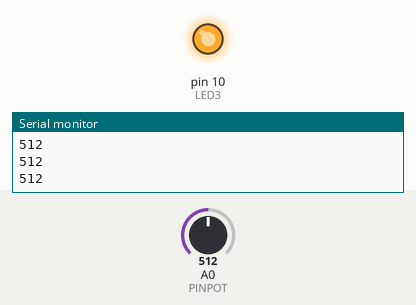
The sketch below on a simulated Arduino Uno, built with avr-gcc and run on an emulated ATmega328P. Shown: output pins drawn as LEDs (lit = HIGH), the last lines printed to the serial monitor. The inputs (shaded band) are chosen by the test bench; at power-on: A0 (PINPOT) = 512.

Above: at 1.2 s.
1.3 s: A0 (PINPOT) set to 716
At 1.9 s:
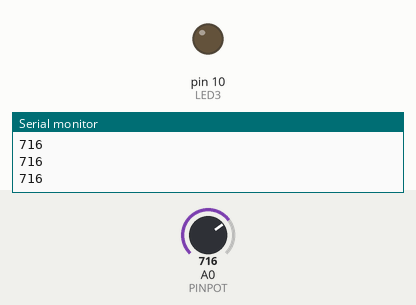
Timing chart, 0 to 4.3 s (numbered marks = the images above; inputs shaded):
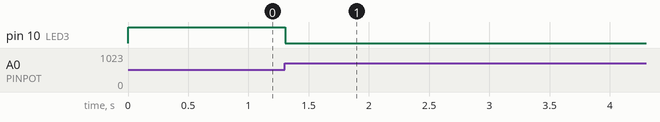

Measured:
- after the input at 1.3 s, pin 10 (LED3): HIGH → LOW at once

The sketch:

pot_high_led_centre.ino
```cpp
//this program will turn on an LED when the read value from the pot is 512
//initialize variables
const int LED3 = 10;
const int PINPOT = A0;
int potValue;

void setup() {
  Serial.begin(9600);
  pinMode (LED3, OUTPUT);
  pinMode(PINPOT, INPUT);
}

void loop() {
  //main code here
  potValue = analogRead(PINPOT);
  Serial.println(potValue);

  if (potValue == 512){  //if value is 512, turn on LED, otherwise turn it off
    digitalWrite(LED3, HIGH);
  }
    else
  {
    digitalWrite(LED3,LOW);
  }

}
```
